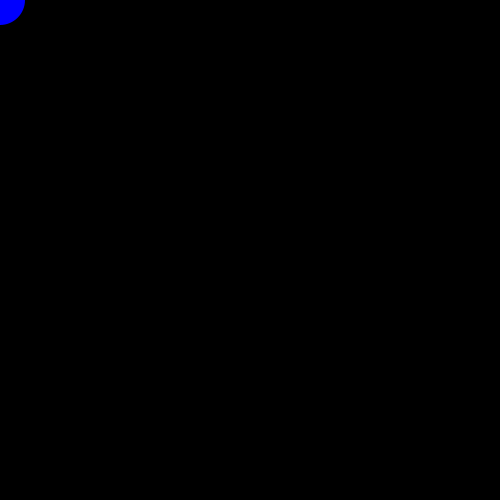
Frame 1 (no input)
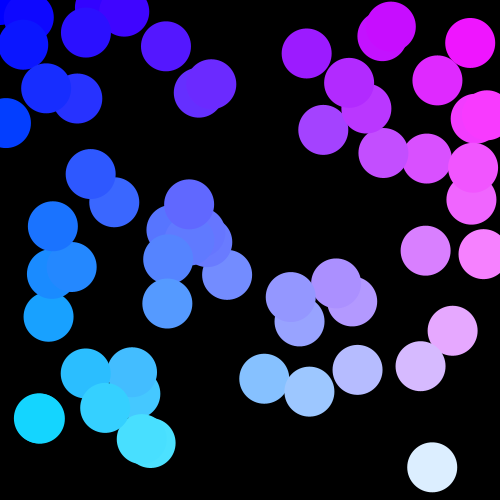
Frame 60 (the mouse pressed at the canvas centre just before this capture)
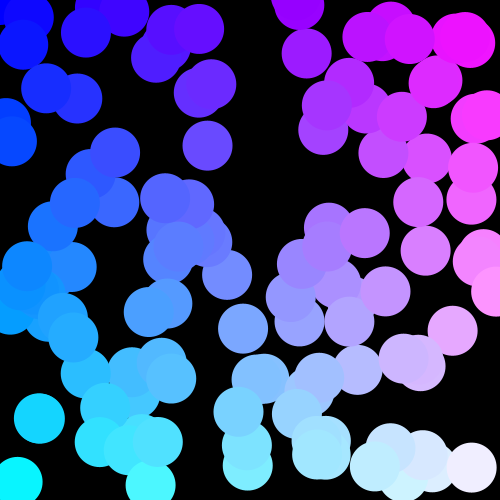
Frame 120 (the mouse held since frame 60 and released just before this capture)

The Processing sketch that drew these frames (run headless with seeded random() and noise(); from frame 60 on, the mouse is pressed at the canvas centre):

// Processing sketch: Circle_Doesnt_Know_Whats_Goin_ON
// ── Circle_Doesnt_Know_Whats_Goin_ON.pde
float x;
float y;
int xchange;
int ychange;
int pxchange;
int nxchange;
int pychange;
int nychange;

void setup () {
  size(500,500);
  background(0);

  xchange = pxchange;
  ychange = pychange;
  pxchange = 4;
  nxchange = -2;
  pychange = 2;
  nychange = -5;
  frameRate(20);
}

void draw () {
  noStroke();
  fill(x*.51,y*.51,255);
  ellipse(x,y,50,50);
  x = random(500);
  y = random(500);
  x = x + xchange;
  y = y + ychange;
  
  if (x > width-25) {
    xchange = nxchange;
  }
  if (x <= 25) {
    xchange = pxchange;
  }
  if (y > height-25) {
    ychange = nychange;
  }
  if (y <= 25) {
    ychange = pychange;
  } 
  
}
